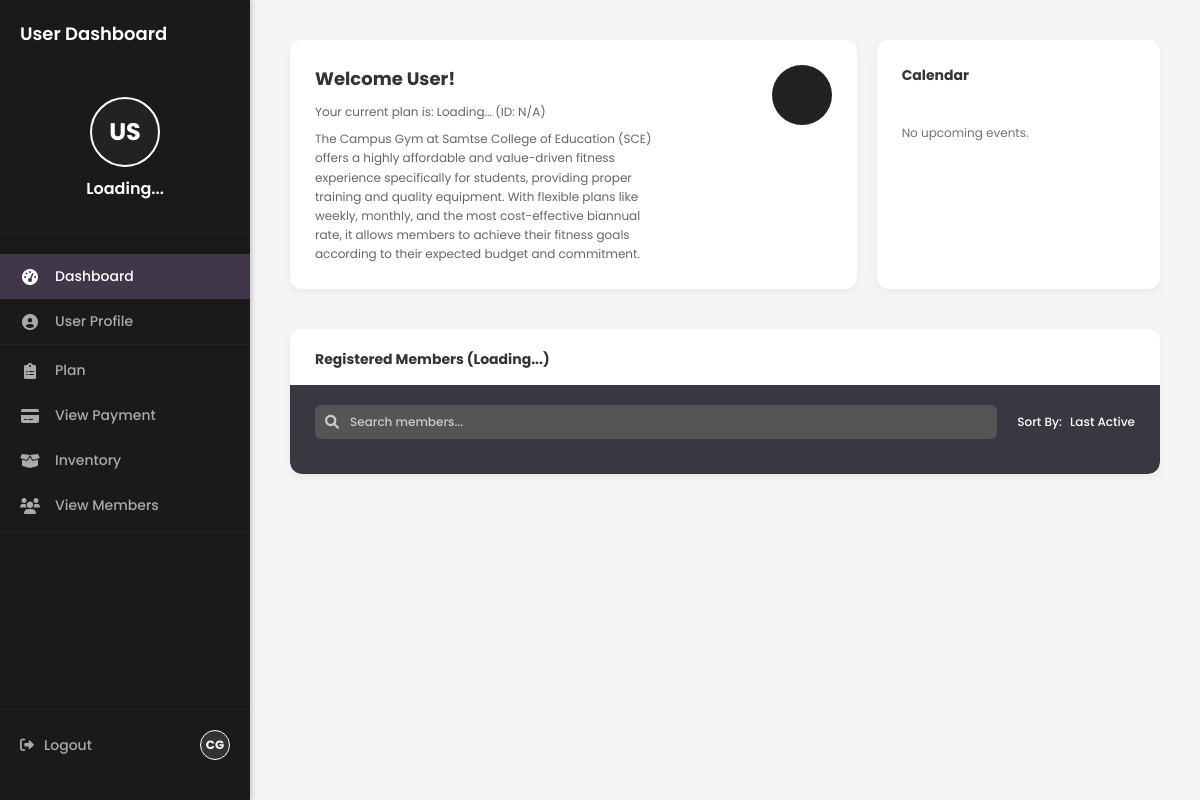
The page /admin-page/ on the database as committed earlier.
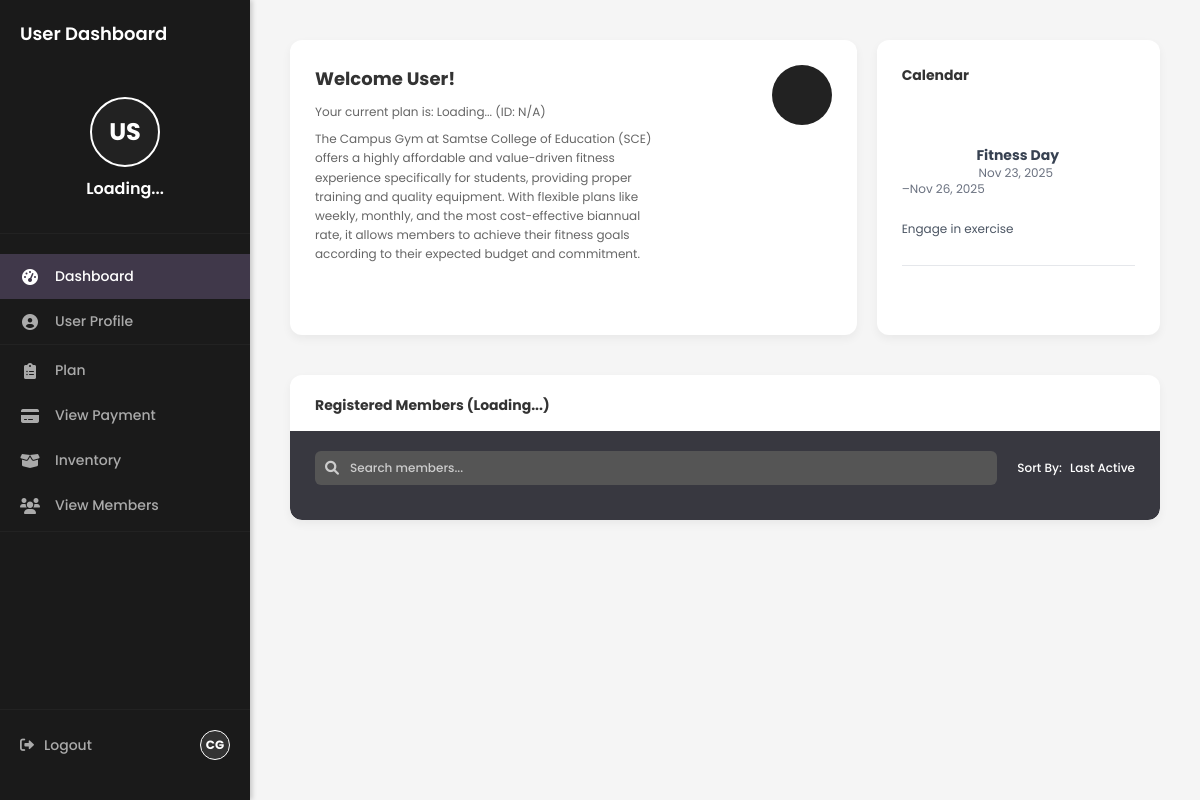
The same page on the database as committed later.
### gymManagement/models.py (models this page shows, shortened)
class Event(models.Model):
    title = models.CharField(max_length=200, verbose_name="Event Name")
    start_date = models.DateField(verbose_name="Start Date")
    end_date = models.DateField(null=True, blank=True, verbose_name="End Date (Optional)")
    description = models.TextField(null=True, blank=True, verbose_name="Description")
    class Meta:
        ordering = ['start_date']
        verbose_name = "Calendar Event"
        verbose_name_plural = "Calendar Events"

### gymManagement/views.py (the view)
# urls.py: path('admin-page/', views.admin_page, name='admin_page'),
def admin_page(request):
    upcoming_events = Event.objects.filter(start_date__gte=timezone.now().date()).order_by('start_date')
    context = {
        'events': upcoming_events
    }
    return render(request, 'admin.html', context)

### gymManagement/templates/admin.html (shortened to what the changed rows need)
{% load static %}
<!DOCTYPE html>
<html lang="en">
<head>
    <link rel="stylesheet" href="https://cdnjs.cloudflare.com/ajax/libs/font-awesome/6.0.0-beta3/css/all.min.css">
    <script src="https://cdn.tailwindcss.com"></script>
</head>
<body onload="loadUserData()">
    <div class="main-content">
        <div class="grid-container">
            <div class="card welcome-card">
                <div class="welcome-text">
                    <h2 id="welcomeUser">Welcome User!</h2>
                </div>
            </div>
            <div class="card calendar-card">
    <h3>Calendar</h3>
    {% if events %}
        <ul class="text-sm text-gray-700 space-y-2">
            {% for event in events %}
                <li class="border-b border-gray-200 pb-2">
                    <strong>{{ event.title }}</strong>
                    <div class="text-xs text-gray-500">
                        {{ event.start_date|date:"M d, Y" }}
                        {% if event.end_date %}–{{ event.end_date|date:"M d, Y" }}{% endif %}
                    </div>
                    {% if event.description %}
                        <p class="text-xs text-gray-600 mt-1">{{ event.description }}</p>
                    {% endif %}
                </li>
            {% endfor %}
        </ul>
    {% else %}
        <p class="text-xs text-gray-500">No upcoming events.</p>
    {% endif %}
</div>
        </div>
    </div>
</body>
</html>

Rows that differ between the two databases and show on the page:
added Event: title "Fitness Day", start_date "Nov 23, 2025", end_date "Nov 26, 2025", description "Engage in exercise"
Other text that changed with them:
text no longer shown: "No upcoming events."
